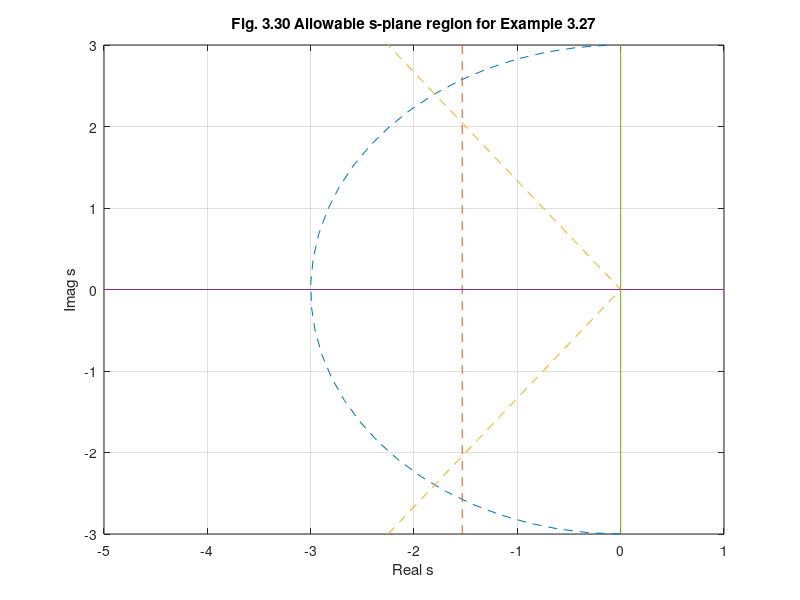

The MATLAB source for this figure:
%  Figure 3.30      Feedback Control of Dynamic Systems, 4e
%                        Franklin, Powell, Emami
%
%  Example 3.27     
%                  

clf;
tr=.6;
Wn=1.8/tr;
ts=3;
sig=4.6/ts;
zeta=.6;
theta=asin(zeta);
axis('square')
Ilim=3;
axis([-5 1 -Ilim Ilim])
eta = -pi/2:.1:pi/2;
rew=-Wn*cos(eta);
imw=Wn*sin(eta);
res=[-sig -sig];
ims=[-Ilim Ilim];
R=tan(theta)*Ilim;
red=[-R 0 -R];
imd=[-Ilim 0 Ilim];
plot(rew,imw,'--',res,ims,'--',red,imd,'--'),grid
hold on
zer=[0 0];
plot([-5 1],zer,'-',zer,[-Ilim Ilim],'-')
title('Fig. 3.30 Allowable s-plane region for Example 3.27')
xlabel('Real s')
ylabel('Imag s')
hold off
axis('normal')
